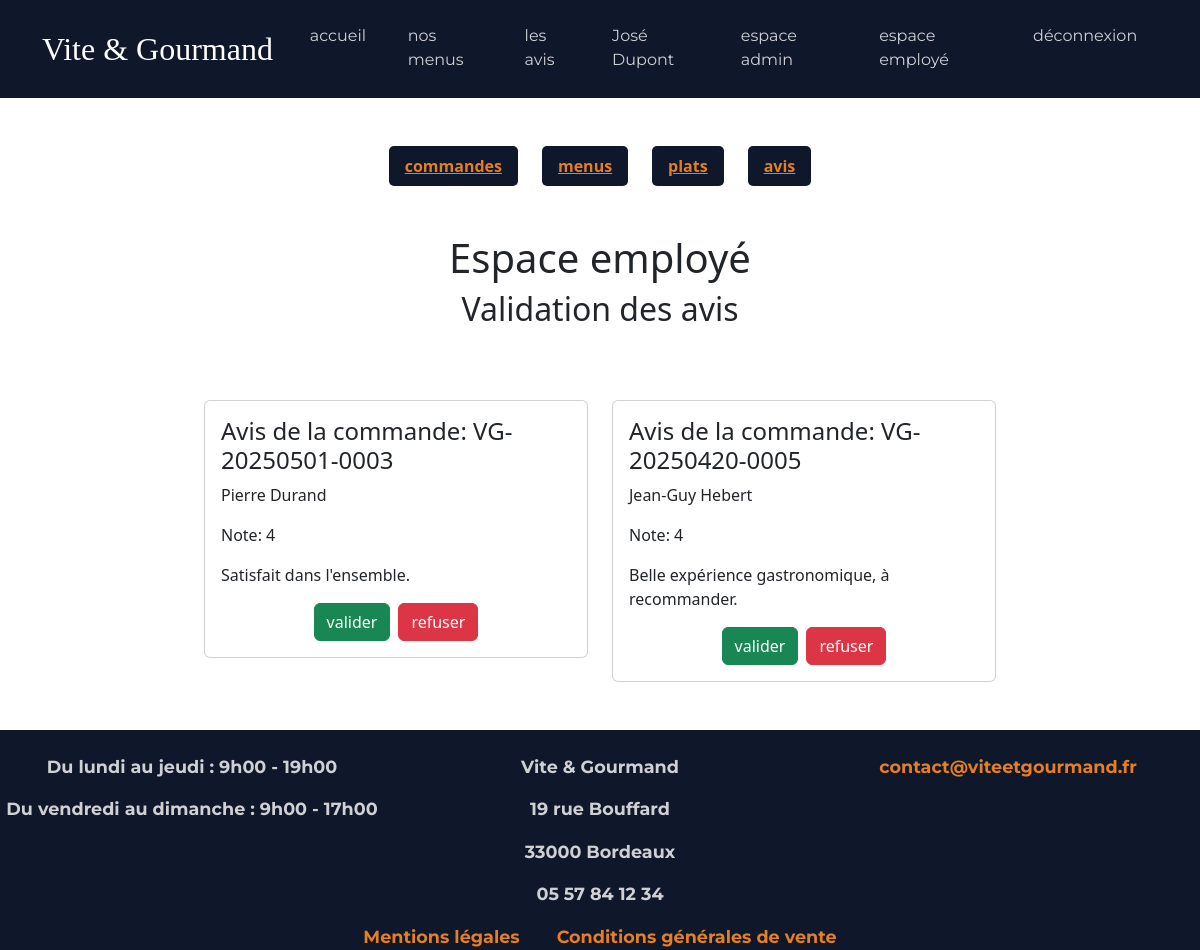
/employe/avis (signed in), run on the app's committed database.
### tables this page shows
CREATE TABLE avis(
   Id_avis INT AUTO_INCREMENT,
   note INT NOT NULL,
   description_avis VARCHAR(255) NOT NULL,
   statut VARCHAR(255) NOT NULL,
   Id_commande INT NOT NULL,
    
   date_validation DATETIME,
   PRIMARY KEY(Id_avis),
   UNIQUE(Id_commande),
   FOREIGN KEY(Id_commande) REFERENCES commande(Id_commande)
);

CREATE TABLE commande(
   Id_commande INT AUTO_INCREMENT,
   date_commande DATE NOT NULL,
   nbre_pers INT NOT NULL,
   nbre_pers_vegetarien INT,
   montant_total DECIMAL(15,2) NOT NULL,
   prix_livraison DECIMAL(15,2),
   type_livraison VARCHAR(50) NOT NULL,
   adresse_livraison VARCHAR(255),
   code_postal_livraison INT,
   ville_livraison VARCHAR(255) ,
   heure_livraison TIME NOT NULL,
   date_livraison DATE NOT NULL,
   pret_materiel BOOLEAN DEFAULT 0,
   restitution_materiel BOOLEAN DEFAULT 0,
   Id_menu INT NOT NULL,
   Id_Utilisateur INT NOT NULL,
   PRIMARY KEY(Id_commande),
   FOREIGN KEY(Id_menu) REFERENCES menu(Id_menu),
   FOREIGN KEY(Id_Utilisateur) REFERENCES utilisateur(Id_Utilisateur)
);

CREATE TABLE utilisateur(
   Id_Utilisateur INT AUTO_INCREMENT,
   nom VARCHAR(255) NOT NULL,
   prenom VARCHAR(255) NOT NULL,
   email VARCHAR(255) NOT NULL,
   mot_de_passe VARCHAR(255) NOT NULL,
   telephone VARCHAR(50) NOT NULL,
   adresse VARCHAR(255) NOT NULL,
   code_postal VARCHAR(50) NOT NULL,
   ville VARCHAR(255) NOT NULL,
   actif BOOLEAN NOT NULL DEFAULT 1,
   Id_role INT NOT NULL,
    
   must_change_password BOOLEAN NOT NULL DEFAULT 0,
   PRIMARY KEY(Id_Utilisateur),
   UNIQUE(email),
   FOREIGN KEY(Id_role) REFERENCES roles(Id_role)
);

### src/core/Router.php (called while the page is built, shortened)
<?php
class Router
{
    private $routes = [];
    public function add($url, $action)
    {
        $this->routes[$url] = $action;
    }
    public function dispatch()
    {
        $path = parse_url($_SERVER['REQUEST_URI'], PHP_URL_PATH);
        $path = rtrim($path, "/");
        try {
            $action = $this->routes[$path];
            $nomMethode = $action[1];
            $controller = new $nomController();
            $controller->$nomMethode();
        } catch (\Throwable $th) {
            http_response_code(500);
            die("Erreur serveur : " . $th->getMessage());
        }
    }
}

### public/index.php (called while the page is built, shortened)
<?php
$router = new Router();
$router->add('/', [HomeController::class, 'index']);
$router->add('/menus', [MenuController::class, 'index']);
$router->add('/menus/detail', [MenuController::class, 'showDetails']);
$router->add('/menus/filter', [MenuController::class, 'filter']);
$router->add('/connexion', [AuthController::class, 'handleLogin']);
$router->add('/logout', [AuthController::class, 'logout']);
$router->add('/inscription', [AuthController::class, 'handleSignUp']);
$router->add('/mot-de-passe-oublie', [AuthController::class, 'handleResetPassword']);
$router->add('/changer-mot-de-passe', [AuthController::class, 'handleChangePassword']);
$router->add('/contact', [ContactController::class, 'handleContact']);
$router->add('/avis', [AvisController::class, 'index']);
$router->add('/commande', [OrderController::class, 'handleOrder']);
$router->add('/mon-espace', []);
$router->add('/mon-espace/commandes', [OrderController::class, 'showUserOrders']);
$router->add('/mon-espace/commandes/modifier', [OrderController::class, 'updateOrder']);
$router->add('/mon-espace/commandes/annuler', [OrderController::class, 'deleteOrder']);
$router->add('/mon-espace/avis', [OrderController::class, 'LeaveReview']);
$router->add('/mon-espace/profil', [UserController::class, 'updateProfil']);
$router->add('/employe', [EmployeController::class, 'showOrders']);
$router->add('/employe/statut', [EmployeController::class, 'handleUpdateStatus']);
$router->add('/employe/menus', [EmployeController::class, 'handleMenus']);
$router->add('/employe/plats', [EmployeController::class, 'handlePlats']);
$router->add('/employe/avis', [EmployeController::class, 'handleReviews']);
$router->add('/admin', [AdminController::class, 'handleNewEmploye']);
$router->add('/admin/stats', [AdminController::class, 'handleStats']);
$router->add('/cgv', [LegalController::class, 'showCgv']);
$router->add('/mentions-legales', [LegalController::class, 'showMentionsLegales']);
$router->add('/commande/calculer-frais', [OrderController::class, 'calculerFrais']);
$router->dispatch();

### src/repositories/ReviewRepository.php (called while the page is built, shortened)
<?php
class ReviewRepository
{
    public static function getPendingReviews()
    {
        $pdo = DatabaseConnection::getInstance();
        $stmt = $pdo->prepare("SELECT avis.*, utilisateur.nom, utilisateur.prenom, commande.date_commande
        FROM avis
        JOIN commande ON avis.Id_commande = commande.Id_commande
        JOIN utilisateur ON commande.Id_Utilisateur = utilisateur.Id_Utilisateur
        WHERE avis.statut = 'En attente' ");
        $stmt->execute();
        $avis = $stmt->fetchAll();
        return $avis;
    }
}

### src/views/employe/avis.php (the view, shortened to what this page needs)
<?php require_once('../src/views/layouts/header.php'); ?>
<?php require_once('../src/views/layouts/nav-employe.php'); ?>
<div class="employe text-center mt-4 mb-4">
    <h1>Espace employé</h1>
    <h2>Validation des avis</h2>
</div>
<div class="row row-cols-1 row-cols-md-3 g-4 mb-5 mt-5 justify-content-center">
    <?php foreach ($avis as $unAvis): ?>
        <div class="col">
        <div class="card w-100" >
            <div class="card-body">
                <h3 class="card-title">Avis de la commande: <?= 'VG-' . date('Ymd', strtotime($unAvis['date_commande'])) . '-' . sprintf('%04d', $unAvis['Id_commande']) ?></h3>
                <p class="card-text"><?= htmlspecialchars($unAvis['prenom'] . ' ' . $unAvis['nom']) ?></p>
                <p>Note: <?= htmlspecialchars($unAvis['note']) ?></p>
                <p><?= htmlspecialchars($unAvis['description_avis']) ?></p>
                <div class="d-flex gap-2 justify-content-center">
                    <form method="POST" action="/employe/avis">
                        <button type="submit" class="btn btn-success">valider</button>
                    </form>
                    <form method="POST" action="/employe/avis">
                        <button type="submit" class="btn btn-danger">refuser</button>
                    </form>
                </div>
            </div>
        </div>
        </div>
    <?php endforeach; ?>
</div>
<?php require_once('../src/views/layouts/footer.php'); ?>

### public/assets/css/style.css (style rules this page uses)
* { padding: 0; margin: 0; }
:root { --couleur-primary: #0056b3; --couleur-secondary: #e67e22; --couleur-dark: #0f172a; --couleur-bg-dark: #1e293b; --font-titre: "Playfair Display", serif; --font-texte: "Montserrat", sans-serif; }
.card-title { font-size: 1.5rem; }

### data on the page
avis: Id_commande.date_commande "20250501", Id_commande "0003", utilisateur.prenom+nom "Pierre Durand", note "4", description_avis "Satisfait dans l'ensemble."
avis: Id_commande.date_commande "20250420", Id_commande "0005", utilisateur.prenom+nom "Jean-Guy Hebert", note "4", description_avis "Belle expérience gastronomique, à recommander."

### other printed values
$_SESSION['prenom'] "José"
$_SESSION['nom'] "Dupont"
